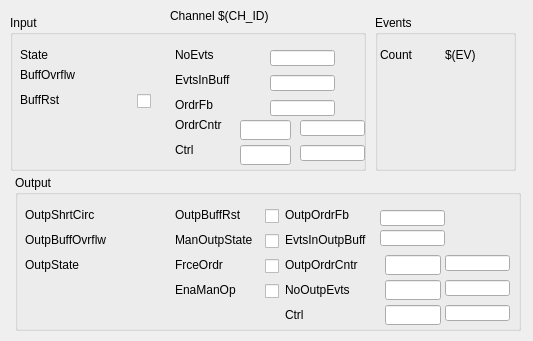
<?xml version="1.0" encoding="UTF-8"?>
<ui version="4.0">
 <class>Form</class>
 <widget class="QWidget" name="Form">
  <property name="geometry">
   <rect>
    <x>0</x>
    <y>0</y>
    <width>533</width>
    <height>341</height>
   </rect>
  </property>
  <property name="windowTitle">
   <string>Form</string>
  </property>
  <widget class="QGroupBox" name="groupBox">
   <property name="geometry">
    <rect>
     <x>10</x>
     <y>15</y>
     <width>356</width>
     <height>156</height>
    </rect>
   </property>
   <property name="title">
    <string>Input</string>
   </property>
   <widget class="caLed" name="caled_4">
    <property name="geometry">
     <rect>
      <x>120</x>
      <y>30</y>
      <width>30</width>
      <height>30</height>
     </rect>
    </property>
    <property name="channel" stdset="0">
     <string notr="true">$(IOC):m$(MasterID)s$(SlaveID)-BI$(CH_ID)-Stat-State</string>
    </property>
   </widget>
   <widget class="caLabel" name="calabel_4">
    <property name="geometry">
     <rect>
      <x>10</x>
      <y>30</y>
      <width>90</width>
      <height>20</height>
     </rect>
    </property>
    <property name="text">
     <string>State</string>
    </property>
    <property name="alignment">
     <set>Qt::AlignLeading|Qt::AlignLeft|Qt::AlignVCenter</set>
    </property>
   </widget>
   <widget class="caLed" name="caled_5">
    <property name="geometry">
     <rect>
      <x>120</x>
      <y>50</y>
      <width>30</width>
      <height>30</height>
     </rect>
    </property>
    <property name="channel" stdset="0">
     <string notr="true">$(IOC):m$(MasterID)s$(SlaveID)-BI$(CH_ID)-Stat-BuffOvrflw</string>
    </property>
   </widget>
   <widget class="caLabel" name="calabel_5">
    <property name="geometry">
     <rect>
      <x>10</x>
      <y>50</y>
      <width>90</width>
      <height>20</height>
     </rect>
    </property>
    <property name="text">
     <string>BuffOvrflw</string>
    </property>
    <property name="alignment">
     <set>Qt::AlignLeading|Qt::AlignLeft|Qt::AlignVCenter</set>
    </property>
   </widget>
   <widget class="caLineEdit" name="calineedit_3">
    <property name="geometry">
     <rect>
      <x>260</x>
      <y>35</y>
      <width>65</width>
      <height>16</height>
     </rect>
    </property>
    <property name="text">
     <string/>
    </property>
    <property name="channel" stdset="0">
     <string notr="true">$(IOC):m$(MasterID)s$(SlaveID)-BI$(CH_ID)-Stat-NoEvts</string>
    </property>
    <property name="background">
     <color alpha="0">
      <red>160</red>
      <green>160</green>
      <blue>164</blue>
     </color>
    </property>
    <property name="colorMode">
     <enum>caLineEdit::Static</enum>
    </property>
    <property name="precisionMode">
     <enum>caLineEdit::User</enum>
    </property>
   </widget>
   <widget class="caLabel" name="calabel_8">
    <property name="geometry">
     <rect>
      <x>165</x>
      <y>30</y>
      <width>90</width>
      <height>20</height>
     </rect>
    </property>
    <property name="text">
     <string>NoEvts</string>
    </property>
    <property name="alignment">
     <set>Qt::AlignLeading|Qt::AlignLeft|Qt::AlignVCenter</set>
    </property>
   </widget>
   <widget class="caLineEdit" name="calineedit_4">
    <property name="geometry">
     <rect>
      <x>260</x>
      <y>60</y>
      <width>65</width>
      <height>16</height>
     </rect>
    </property>
    <property name="text">
     <string/>
    </property>
    <property name="channel" stdset="0">
     <string notr="true">$(IOC):m$(MasterID)s$(SlaveID)-BI$(CH_ID)-Stat-EvtsInBuff</string>
    </property>
    <property name="background">
     <color alpha="0">
      <red>160</red>
      <green>160</green>
      <blue>164</blue>
     </color>
    </property>
    <property name="colorMode">
     <enum>caLineEdit::Static</enum>
    </property>
    <property name="precisionMode">
     <enum>caLineEdit::User</enum>
    </property>
   </widget>
   <widget class="caLabel" name="calabel_9">
    <property name="geometry">
     <rect>
      <x>165</x>
      <y>55</y>
      <width>90</width>
      <height>20</height>
     </rect>
    </property>
    <property name="text">
     <string>EvtsInBuff</string>
    </property>
    <property name="alignment">
     <set>Qt::AlignLeading|Qt::AlignLeft|Qt::AlignVCenter</set>
    </property>
   </widget>
   <widget class="caLineEdit" name="calineedit_5">
    <property name="geometry">
     <rect>
      <x>260</x>
      <y>85</y>
      <width>65</width>
      <height>16</height>
     </rect>
    </property>
    <property name="text">
     <string/>
    </property>
    <property name="channel" stdset="0">
     <string notr="true">$(IOC):m$(MasterID)s$(SlaveID)-BI$(CH_ID)-Stat-OrdrFb</string>
    </property>
    <property name="background">
     <color alpha="0">
      <red>160</red>
      <green>160</green>
      <blue>164</blue>
     </color>
    </property>
    <property name="colorMode">
     <enum>caLineEdit::Static</enum>
    </property>
    <property name="precisionMode">
     <enum>caLineEdit::User</enum>
    </property>
   </widget>
   <widget class="caLabel" name="calabel_10">
    <property name="geometry">
     <rect>
      <x>165</x>
      <y>80</y>
      <width>90</width>
      <height>20</height>
     </rect>
    </property>
    <property name="text">
     <string>OrdrFb</string>
    </property>
    <property name="alignment">
     <set>Qt::AlignLeading|Qt::AlignLeft|Qt::AlignVCenter</set>
    </property>
   </widget>
   <widget class="caToggleButton" name="catogglebutton_5">
    <property name="geometry">
     <rect>
      <x>127</x>
      <y>75</y>
      <width>16</width>
      <height>22</height>
     </rect>
    </property>
    <property name="channel" stdset="0">
     <string notr="true">$(IOC):m$(MasterID)s$(SlaveID)-BI$(CH_ID)-Ctrl-BuffRst</string>
    </property>
   </widget>
   <widget class="caLabel" name="calabel_15">
    <property name="geometry">
     <rect>
      <x>10</x>
      <y>75</y>
      <width>90</width>
      <height>20</height>
     </rect>
    </property>
    <property name="text">
     <string>BuffRst</string>
    </property>
    <property name="alignment">
     <set>Qt::AlignLeading|Qt::AlignLeft|Qt::AlignVCenter</set>
    </property>
   </widget>
   <widget class="caLabel" name="calabel_19">
    <property name="geometry">
     <rect>
      <x>165</x>
      <y>100</y>
      <width>90</width>
      <height>20</height>
     </rect>
    </property>
    <property name="text">
     <string>OrdrCntr</string>
    </property>
    <property name="alignment">
     <set>Qt::AlignLeading|Qt::AlignLeft|Qt::AlignVCenter</set>
    </property>
   </widget>
   <widget class="caTextEntry" name="catextentry_19">
    <property name="geometry">
     <rect>
      <x>230</x>
      <y>105</y>
      <width>51</width>
      <height>20</height>
     </rect>
    </property>
    <property name="minimumSize">
     <size>
      <width>0</width>
      <height>20</height>
     </size>
    </property>
    <property name="maximumSize">
     <size>
      <width>16777215</width>
      <height>20</height>
     </size>
    </property>
    <property name="readOnly">
     <bool>false</bool>
    </property>
    <property name="channel" stdset="0">
     <string notr="true">$(IOC):m$(MasterID)s$(SlaveID)-BI$(CH_ID)-Ctrl-OrdrCntr</string>
    </property>
    <property name="precisionMode">
     <enum>caLineEdit::User</enum>
    </property>
    <property name="keepFocus">
     <bool>true</bool>
    </property>
   </widget>
   <widget class="caLineEdit" name="calineedit_9">
    <property name="geometry">
     <rect>
      <x>290</x>
      <y>105</y>
      <width>65</width>
      <height>16</height>
     </rect>
    </property>
    <property name="channel" stdset="0">
     <string notr="true">$(IOC):m$(MasterID)s$(SlaveID)-BI$(CH_ID)-Ctrl-OrdrCntr-RB</string>
    </property>
    <property name="background">
     <color alpha="0">
      <red>160</red>
      <green>160</green>
      <blue>164</blue>
     </color>
    </property>
    <property name="colorMode">
     <enum>caLineEdit::Static</enum>
    </property>
    <property name="precisionMode">
     <enum>caLineEdit::User</enum>
    </property>
   </widget>
   <widget class="caLineEdit" name="calineedit_10">
    <property name="geometry">
     <rect>
      <x>290</x>
      <y>130</y>
      <width>65</width>
      <height>16</height>
     </rect>
    </property>
    <property name="channel" stdset="0">
     <string notr="true">$(IOC):m$(MasterID)s$(SlaveID)-BI$(CH_ID)-Ctrl</string>
    </property>
    <property name="background">
     <color alpha="0">
      <red>160</red>
      <green>160</green>
      <blue>164</blue>
     </color>
    </property>
    <property name="colorMode">
     <enum>caLineEdit::Static</enum>
    </property>
    <property name="precisionMode">
     <enum>caLineEdit::User</enum>
    </property>
   </widget>
   <widget class="caTextEntry" name="catextentry_20">
    <property name="geometry">
     <rect>
      <x>230</x>
      <y>130</y>
      <width>51</width>
      <height>20</height>
     </rect>
    </property>
    <property name="minimumSize">
     <size>
      <width>0</width>
      <height>20</height>
     </size>
    </property>
    <property name="maximumSize">
     <size>
      <width>16777215</width>
      <height>20</height>
     </size>
    </property>
    <property name="readOnly">
     <bool>false</bool>
    </property>
    <property name="channel" stdset="0">
     <string notr="true">$(IOC):m$(MasterID)s$(SlaveID)-BI$(CH_ID)-Ctrl</string>
    </property>
    <property name="precisionMode">
     <enum>caLineEdit::User</enum>
    </property>
    <property name="keepFocus">
     <bool>true</bool>
    </property>
   </widget>
   <widget class="caLabel" name="calabel_20">
    <property name="geometry">
     <rect>
      <x>165</x>
      <y>125</y>
      <width>90</width>
      <height>20</height>
     </rect>
    </property>
    <property name="text">
     <string>Ctrl</string>
    </property>
    <property name="alignment">
     <set>Qt::AlignLeading|Qt::AlignLeft|Qt::AlignVCenter</set>
    </property>
   </widget>
  </widget>
  <widget class="QGroupBox" name="groupBox_2">
   <property name="geometry">
    <rect>
     <x>15</x>
     <y>175</y>
     <width>506</width>
     <height>156</height>
    </rect>
   </property>
   <property name="title">
    <string>Output</string>
   </property>
   <widget class="caLed" name="caled">
    <property name="geometry">
     <rect>
      <x>115</x>
      <y>25</y>
      <width>30</width>
      <height>30</height>
     </rect>
    </property>
    <property name="channel" stdset="0">
     <string notr="true">$(IOC):m$(MasterID)s$(SlaveID)-BO$(CH_ID)-Stat-OutpShrtCirc</string>
    </property>
   </widget>
   <widget class="caLabel" name="calabel">
    <property name="geometry">
     <rect>
      <x>10</x>
      <y>30</y>
      <width>90</width>
      <height>20</height>
     </rect>
    </property>
    <property name="text">
     <string>OutpShrtCirc</string>
    </property>
    <property name="alignment">
     <set>Qt::AlignLeading|Qt::AlignLeft|Qt::AlignVCenter</set>
    </property>
   </widget>
   <widget class="caLed" name="caled_2">
    <property name="geometry">
     <rect>
      <x>115</x>
      <y>50</y>
      <width>30</width>
      <height>30</height>
     </rect>
    </property>
    <property name="channel" stdset="0">
     <string notr="true">$(IOC):m$(MasterID)s$(SlaveID)-BO$(CH_ID)-Stat-OutpBuffOvrflw</string>
    </property>
   </widget>
   <widget class="caLabel" name="calabel_2">
    <property name="geometry">
     <rect>
      <x>10</x>
      <y>55</y>
      <width>90</width>
      <height>20</height>
     </rect>
    </property>
    <property name="text">
     <string>OutpBuffOvrflw</string>
    </property>
    <property name="alignment">
     <set>Qt::AlignLeading|Qt::AlignLeft|Qt::AlignVCenter</set>
    </property>
   </widget>
   <widget class="caLed" name="caled_3">
    <property name="geometry">
     <rect>
      <x>115</x>
      <y>75</y>
      <width>30</width>
      <height>30</height>
     </rect>
    </property>
    <property name="channel" stdset="0">
     <string notr="true">$(IOC):m$(MasterID)s$(SlaveID)-BO$(CH_ID)-Stat-OutpState</string>
    </property>
   </widget>
   <widget class="caLabel" name="calabel_3">
    <property name="geometry">
     <rect>
      <x>10</x>
      <y>80</y>
      <width>90</width>
      <height>20</height>
     </rect>
    </property>
    <property name="text">
     <string>OutpState</string>
    </property>
    <property name="alignment">
     <set>Qt::AlignLeading|Qt::AlignLeft|Qt::AlignVCenter</set>
    </property>
   </widget>
   <widget class="caLineEdit" name="calineedit_2">
    <property name="geometry">
     <rect>
      <x>365</x>
      <y>55</y>
      <width>65</width>
      <height>16</height>
     </rect>
    </property>
    <property name="channel" stdset="0">
     <string notr="true">$(IOC):m$(MasterID)s$(SlaveID)-BO$(CH_ID)-Stat-EvtsInOutpBuff</string>
    </property>
    <property name="background">
     <color alpha="0">
      <red>160</red>
      <green>160</green>
      <blue>164</blue>
     </color>
    </property>
    <property name="colorMode">
     <enum>caLineEdit::Static</enum>
    </property>
    <property name="precisionMode">
     <enum>caLineEdit::User</enum>
    </property>
   </widget>
   <widget class="caLabel" name="calabel_7">
    <property name="geometry">
     <rect>
      <x>270</x>
      <y>55</y>
      <width>90</width>
      <height>20</height>
     </rect>
    </property>
    <property name="text">
     <string>EvtsInOutpBuff</string>
    </property>
    <property name="alignment">
     <set>Qt::AlignLeading|Qt::AlignLeft|Qt::AlignVCenter</set>
    </property>
   </widget>
   <widget class="caLineEdit" name="calineedit">
    <property name="geometry">
     <rect>
      <x>365</x>
      <y>35</y>
      <width>65</width>
      <height>16</height>
     </rect>
    </property>
    <property name="channel" stdset="0">
     <string notr="true">$(IOC):m$(MasterID)s$(SlaveID)-BO$(CH_ID)-Stat-OutpOrdrFb</string>
    </property>
    <property name="background">
     <color alpha="0">
      <red>160</red>
      <green>160</green>
      <blue>164</blue>
     </color>
    </property>
    <property name="colorMode">
     <enum>caLineEdit::Static</enum>
    </property>
    <property name="precisionMode">
     <enum>caLineEdit::User</enum>
    </property>
   </widget>
   <widget class="caLabel" name="calabel_6">
    <property name="geometry">
     <rect>
      <x>270</x>
      <y>30</y>
      <width>90</width>
      <height>20</height>
     </rect>
    </property>
    <property name="text">
     <string>OutpOrdrFb</string>
    </property>
    <property name="alignment">
     <set>Qt::AlignLeading|Qt::AlignLeft|Qt::AlignVCenter</set>
    </property>
   </widget>
   <widget class="caToggleButton" name="catogglebutton_4">
    <property name="geometry">
     <rect>
      <x>250</x>
      <y>105</y>
      <width>16</width>
      <height>22</height>
     </rect>
    </property>
    <property name="channel" stdset="0">
     <string notr="true">$(IOC):m$(MasterID)s$(SlaveID)-BO$(CH_ID)-Ctrl-EnaManOp</string>
    </property>
   </widget>
   <widget class="caLabel" name="calabel_12">
    <property name="geometry">
     <rect>
      <x>160</x>
      <y>55</y>
      <width>90</width>
      <height>20</height>
     </rect>
    </property>
    <property name="text">
     <string>ManOutpState</string>
    </property>
    <property name="alignment">
     <set>Qt::AlignLeading|Qt::AlignLeft|Qt::AlignVCenter</set>
    </property>
   </widget>
   <widget class="caLabel" name="calabel_14">
    <property name="geometry">
     <rect>
      <x>160</x>
      <y>105</y>
      <width>90</width>
      <height>20</height>
     </rect>
    </property>
    <property name="text">
     <string>EnaManOp</string>
    </property>
    <property name="alignment">
     <set>Qt::AlignLeading|Qt::AlignLeft|Qt::AlignVCenter</set>
    </property>
   </widget>
   <widget class="caLabel" name="calabel_13">
    <property name="geometry">
     <rect>
      <x>160</x>
      <y>80</y>
      <width>90</width>
      <height>20</height>
     </rect>
    </property>
    <property name="text">
     <string>FrceOrdr</string>
    </property>
    <property name="alignment">
     <set>Qt::AlignLeading|Qt::AlignLeft|Qt::AlignVCenter</set>
    </property>
   </widget>
   <widget class="caToggleButton" name="catogglebutton">
    <property name="geometry">
     <rect>
      <x>250</x>
      <y>30</y>
      <width>16</width>
      <height>22</height>
     </rect>
    </property>
    <property name="channel" stdset="0">
     <string notr="true">$(IOC):m$(MasterID)s$(SlaveID)-BO$(CH_ID)-Ctrl-OutpBuffRst</string>
    </property>
   </widget>
   <widget class="caToggleButton" name="catogglebutton_2">
    <property name="geometry">
     <rect>
      <x>250</x>
      <y>55</y>
      <width>16</width>
      <height>22</height>
     </rect>
    </property>
    <property name="channel" stdset="0">
     <string notr="true">$(IOC):m$(MasterID)s$(SlaveID)-BO$(CH_ID)-Ctrl-ManOutpState</string>
    </property>
   </widget>
   <widget class="caToggleButton" name="catogglebutton_3">
    <property name="geometry">
     <rect>
      <x>250</x>
      <y>80</y>
      <width>16</width>
      <height>22</height>
     </rect>
    </property>
    <property name="channel" stdset="0">
     <string notr="true">$(IOC):m$(MasterID)s$(SlaveID)-BO$(CH_ID)-Ctrl-FrceOrdr</string>
    </property>
   </widget>
   <widget class="caLabel" name="calabel_11">
    <property name="geometry">
     <rect>
      <x>160</x>
      <y>30</y>
      <width>90</width>
      <height>20</height>
     </rect>
    </property>
    <property name="text">
     <string>OutpBuffRst</string>
    </property>
    <property name="alignment">
     <set>Qt::AlignLeading|Qt::AlignLeft|Qt::AlignVCenter</set>
    </property>
   </widget>
   <widget class="caTextEntry" name="catextentry_16">
    <property name="geometry">
     <rect>
      <x>370</x>
      <y>80</y>
      <width>56</width>
      <height>20</height>
     </rect>
    </property>
    <property name="minimumSize">
     <size>
      <width>0</width>
      <height>20</height>
     </size>
    </property>
    <property name="maximumSize">
     <size>
      <width>16777215</width>
      <height>20</height>
     </size>
    </property>
    <property name="readOnly">
     <bool>false</bool>
    </property>
    <property name="channel" stdset="0">
     <string notr="true">$(IOC):m$(MasterID)s$(SlaveID)-BO$(CH_ID)-Ctrl-OutpOrdrCntr</string>
    </property>
    <property name="precisionMode">
     <enum>caLineEdit::User</enum>
    </property>
    <property name="keepFocus">
     <bool>true</bool>
    </property>
   </widget>
   <widget class="caLabel" name="calabel_16">
    <property name="geometry">
     <rect>
      <x>270</x>
      <y>80</y>
      <width>90</width>
      <height>20</height>
     </rect>
    </property>
    <property name="text">
     <string>OutpOrdrCntr</string>
    </property>
    <property name="alignment">
     <set>Qt::AlignLeading|Qt::AlignLeft|Qt::AlignVCenter</set>
    </property>
   </widget>
   <widget class="caLineEdit" name="calineedit_6">
    <property name="geometry">
     <rect>
      <x>430</x>
      <y>80</y>
      <width>65</width>
      <height>16</height>
     </rect>
    </property>
    <property name="channel" stdset="0">
     <string notr="true">$(IOC):m$(MasterID)s$(SlaveID)-BO$(CH_ID)-Ctrl-OutpOrdrCntr-RB</string>
    </property>
    <property name="background">
     <color alpha="0">
      <red>160</red>
      <green>160</green>
      <blue>164</blue>
     </color>
    </property>
    <property name="colorMode">
     <enum>caLineEdit::Static</enum>
    </property>
    <property name="precisionMode">
     <enum>caLineEdit::User</enum>
    </property>
    <property name="limitsMode">
     <enum>caLineEdit::User</enum>
    </property>
   </widget>
   <widget class="caLineEdit" name="calineedit_7">
    <property name="geometry">
     <rect>
      <x>430</x>
      <y>105</y>
      <width>65</width>
      <height>16</height>
     </rect>
    </property>
    <property name="channel" stdset="0">
     <string notr="true">$(IOC):m$(MasterID)s$(SlaveID)-BO$(CH_ID)-Ctrl-NoOutpEvts-RB</string>
    </property>
    <property name="background">
     <color alpha="0">
      <red>160</red>
      <green>160</green>
      <blue>164</blue>
     </color>
    </property>
    <property name="colorMode">
     <enum>caLineEdit::Static</enum>
    </property>
    <property name="precisionMode">
     <enum>caLineEdit::User</enum>
    </property>
    <property name="limitsMode">
     <enum>caLineEdit::User</enum>
    </property>
   </widget>
   <widget class="caTextEntry" name="catextentry_17">
    <property name="geometry">
     <rect>
      <x>370</x>
      <y>105</y>
      <width>56</width>
      <height>20</height>
     </rect>
    </property>
    <property name="minimumSize">
     <size>
      <width>0</width>
      <height>20</height>
     </size>
    </property>
    <property name="maximumSize">
     <size>
      <width>16777215</width>
      <height>20</height>
     </size>
    </property>
    <property name="readOnly">
     <bool>false</bool>
    </property>
    <property name="channel" stdset="0">
     <string notr="true">$(IOC):m$(MasterID)s$(SlaveID)-BO$(CH_ID)-Ctrl-NoOutpEvts</string>
    </property>
    <property name="precisionMode">
     <enum>caLineEdit::User</enum>
    </property>
    <property name="keepFocus">
     <bool>true</bool>
    </property>
   </widget>
   <widget class="caLabel" name="calabel_17">
    <property name="geometry">
     <rect>
      <x>270</x>
      <y>105</y>
      <width>90</width>
      <height>20</height>
     </rect>
    </property>
    <property name="text">
     <string>NoOutpEvts</string>
    </property>
    <property name="alignment">
     <set>Qt::AlignLeading|Qt::AlignLeft|Qt::AlignVCenter</set>
    </property>
   </widget>
   <widget class="caLabel" name="calabel_18">
    <property name="geometry">
     <rect>
      <x>270</x>
      <y>130</y>
      <width>90</width>
      <height>20</height>
     </rect>
    </property>
    <property name="text">
     <string>Ctrl</string>
    </property>
    <property name="alignment">
     <set>Qt::AlignLeading|Qt::AlignLeft|Qt::AlignVCenter</set>
    </property>
   </widget>
   <widget class="caTextEntry" name="catextentry_18">
    <property name="geometry">
     <rect>
      <x>370</x>
      <y>130</y>
      <width>56</width>
      <height>20</height>
     </rect>
    </property>
    <property name="minimumSize">
     <size>
      <width>0</width>
      <height>20</height>
     </size>
    </property>
    <property name="maximumSize">
     <size>
      <width>16777215</width>
      <height>20</height>
     </size>
    </property>
    <property name="readOnly">
     <bool>false</bool>
    </property>
    <property name="channel" stdset="0">
     <string notr="true">$(IOC):m$(MasterID)s$(SlaveID)-BO$(CH_ID)-Ctrl</string>
    </property>
    <property name="precisionMode">
     <enum>caLineEdit::User</enum>
    </property>
    <property name="keepFocus">
     <bool>true</bool>
    </property>
   </widget>
   <widget class="caLineEdit" name="calineedit_8">
    <property name="geometry">
     <rect>
      <x>430</x>
      <y>130</y>
      <width>65</width>
      <height>16</height>
     </rect>
    </property>
    <property name="channel" stdset="0">
     <string notr="true">$(IOC):m$(MasterID)s$(SlaveID)-BO$(CH_ID)-Ctrl</string>
    </property>
    <property name="background">
     <color alpha="0">
      <red>160</red>
      <green>160</green>
      <blue>164</blue>
     </color>
    </property>
    <property name="colorMode">
     <enum>caLineEdit::Static</enum>
    </property>
    <property name="precisionMode">
     <enum>caLineEdit::User</enum>
    </property>
    <property name="limitsMode">
     <enum>caLineEdit::User</enum>
    </property>
   </widget>
  </widget>
  <widget class="caLabel" name="calabel_21">
   <property name="geometry">
    <rect>
     <x>170</x>
     <y>0</y>
     <width>186</width>
     <height>31</height>
    </rect>
   </property>
   <property name="text">
    <string>Channel $(CH_ID)</string>
   </property>
   <property name="alignment">
    <set>Qt::AlignLeading|Qt::AlignLeft|Qt::AlignVCenter</set>
   </property>
  </widget>
  <widget class="QGroupBox" name="groupBox_3">
   <property name="geometry">
    <rect>
     <x>375</x>
     <y>15</y>
     <width>141</width>
     <height>156</height>
    </rect>
   </property>
   <property name="title">
    <string>Events</string>
   </property>
   <widget class="caRelatedDisplay" name="carelateddisplay">
    <property name="geometry">
     <rect>
      <x>10</x>
      <y>115</y>
      <width>121</width>
      <height>31</height>
     </rect>
    </property>
    <property name="labels">
     <string>Events</string>
    </property>
    <property name="files">
     <string>ecmcEL1259_EV$(EV).ui</string>
    </property>
    <property name="args">
     <string>IOC=$(IOC),MasterID=$(MasterID),SlaveID=$(SlaveID),CH_ID=$(CH_ID),EV=$(EV),EV=$(EV)</string>
    </property>
   </widget>
   <widget class="caLabel" name="calabel_22">
    <property name="geometry">
     <rect>
      <x>5</x>
      <y>30</y>
      <width>90</width>
      <height>20</height>
     </rect>
    </property>
    <property name="text">
     <string>Count</string>
    </property>
    <property name="alignment">
     <set>Qt::AlignLeading|Qt::AlignLeft|Qt::AlignVCenter</set>
    </property>
   </widget>
   <widget class="caLabel" name="calabel_23">
    <property name="geometry">
     <rect>
      <x>70</x>
      <y>30</y>
      <width>90</width>
      <height>20</height>
     </rect>
    </property>
    <property name="text">
     <string>$(EV)</string>
    </property>
    <property name="alignment">
     <set>Qt::AlignLeading|Qt::AlignLeft|Qt::AlignVCenter</set>
    </property>
   </widget>
  </widget>
 </widget>
 <customwidgets>
  <customwidget>
   <class>caRelatedDisplay</class>
   <extends>QWidget</extends>
   <header>caRelatedDisplay</header>
  </customwidget>
  <customwidget>
   <class>caTextEntry</class>
   <extends>caLineEdit</extends>
   <header>caTextEntry</header>
  </customwidget>
  <customwidget>
   <class>caToggleButton</class>
   <extends>QCheckBox</extends>
   <header>caToggleButton</header>
  </customwidget>
  <customwidget>
   <class>caLabel</class>
   <extends>QLabel</extends>
   <header>caLabel</header>
  </customwidget>
  <customwidget>
   <class>caLed</class>
   <extends>QWidget</extends>
   <header>caLed</header>
  </customwidget>
  <customwidget>
   <class>caLineEdit</class>
   <extends>QLineEdit</extends>
   <header>caLineEdit</header>
  </customwidget>
 </customwidgets>
 <resources/>
 <connections/>
</ui>
